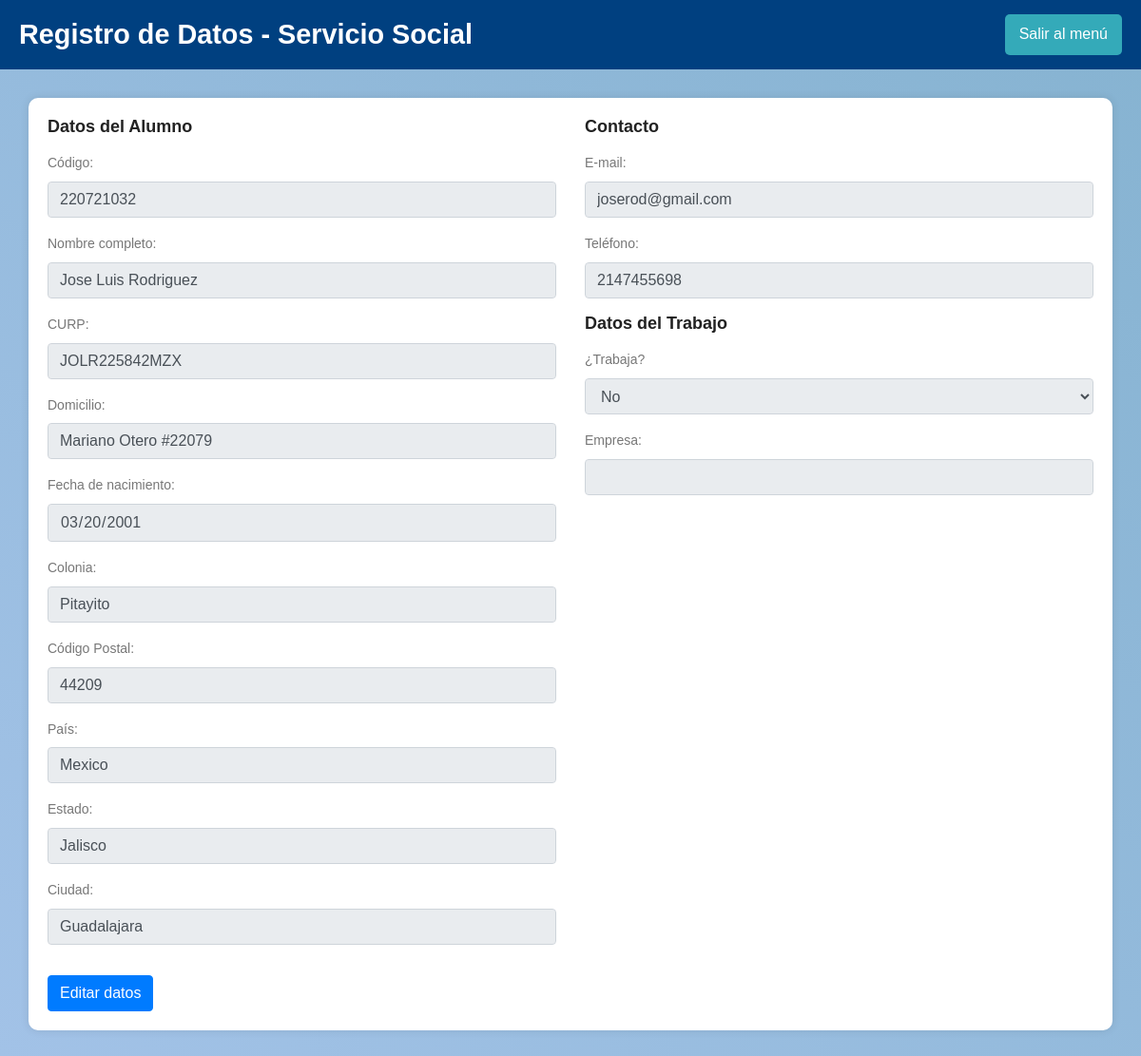
The app's page /src/datos_personales.php (signed in), older data.
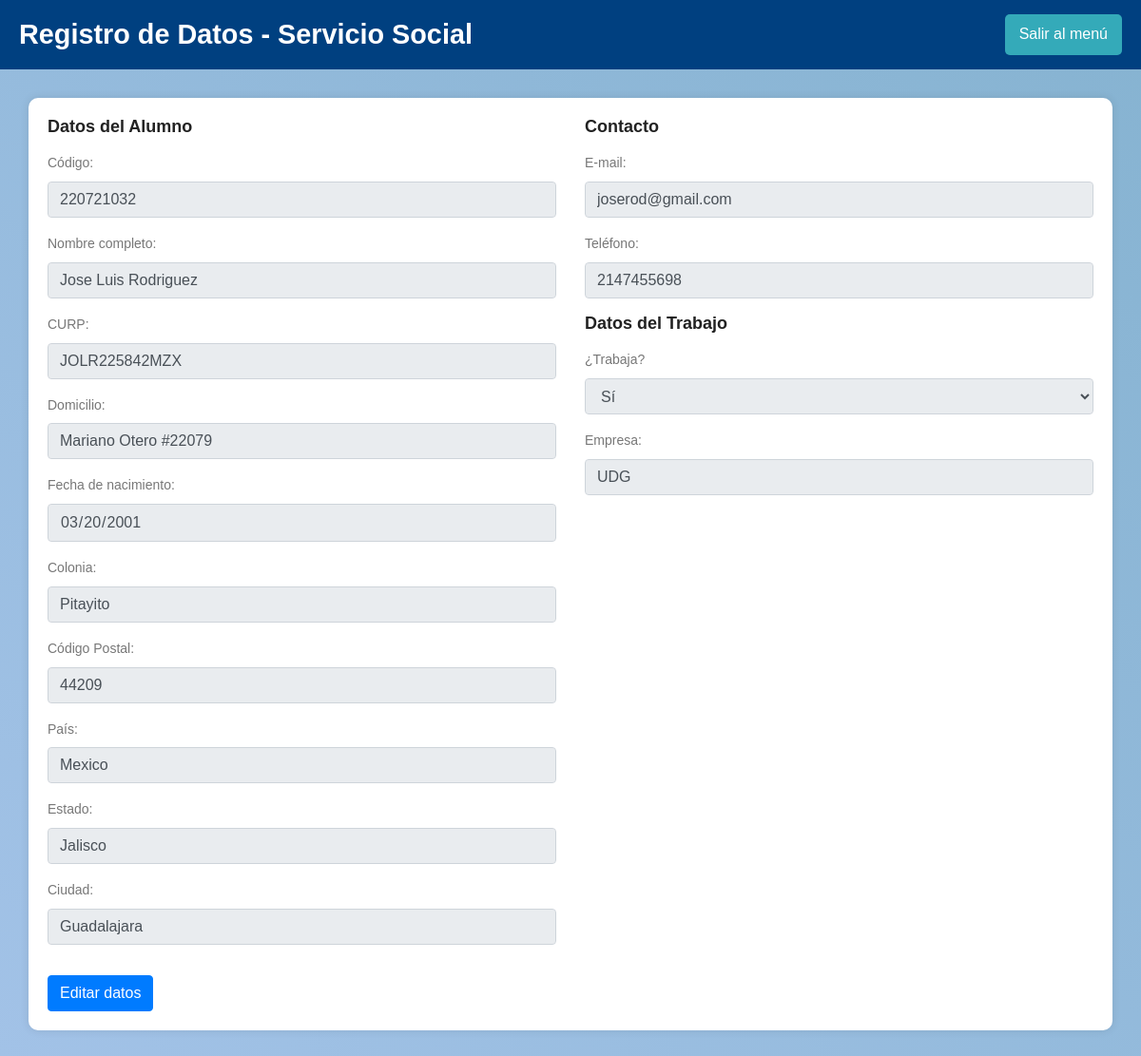
The same page, newer data.
### tables this page shows
CREATE TABLE IF NOT EXISTS `alumno` (
  `codigoAlumno` int NOT NULL,
  `nombreAlumno` varchar(50) NOT NULL,
  `curp` varchar(50) NOT NULL,
  `domicilio` varchar(50) NOT NULL,
  `fechaNac` date NOT NULL,
  `colonia` varchar(50) NOT NULL,
  `codigoPostal` int NOT NULL,
  `pais` varchar(50) NOT NULL,
  `estado` varchar(50) NOT NULL,
  `ciudad` varchar(50) NOT NULL,
  `correoAlumno` varchar(50) NOT NULL,
  `telefono` varchar(15) NOT NULL,
  `trabajoBool` tinyint(1) NOT NULL,
  `empresa` varchar(255) DEFAULT NULL,
  `IdUsuario` int NOT NULL,
  PRIMARY KEY (`codigoAlumno`),
  KEY `fk_alumnos_usuarios` (`IdUsuario`)
);

### src/datos_personales.php (the view, shortened to what the changed rows need)
<?php
$IdUsuario = $_SESSION['id_usuario'];
$conn = OpenCon();
$sql = "SELECT * FROM alumno WHERE IdUsuario = ?";
$stmt = $conn->prepare($sql);
$stmt->bind_param("i", $IdUsuario);
$stmt->execute();
$result = $stmt->get_result();
$alumno = $result->fetch_assoc() ?: [];
?>
<!DOCTYPE html>
<html lang="es">
<head>
    <link rel="stylesheet" href="../css/bootstrap.css">
    <link rel="stylesheet" href="../css/main.css">
</head>
<body>
    <div class="header">
        <h1>Registro de Datos - Servicio Social</h1>
    </div>
    <div class="container">
        <form method="POST" action="registro_datos.php" id="datosForm">
            <div class="row">
                <div class="col-md-6">
                    <div class="form-group">
                        <label for="codigo">Código:</label>
                        <input type="text" class="form-control" id="codigo" name="codigo"
                            value="<?= $alumno['codigoAlumno'] ?? '' ?>" required readonly>
                    </div>
                    <div class="form-group">
                        <label for="nombre_alumno">Nombre completo:</label>
                        <input type="text" class="form-control" id="nombre_alumno" name="nombre_alumno"
                            value="<?= $alumno['nombreAlumno'] ?? '' ?>" required readonly>
                    </div>
                    <div class="form-group">
                        <label for="curp">CURP:</label>
                        <input type="text" class="form-control" id="curp" name="curp"
                            value="<?= $alumno['curp'] ?? '' ?>" required readonly>
                    </div>
                    <div class="form-group">
                        <label for="domicilio">Domicilio:</label>
                        <input type="text" class="form-control" id="domicilio" name="domicilio"
                            value="<?= $alumno['domicilio'] ?? '' ?>" required readonly>
                    </div>
                    <div class="form-group">
                        <label for="fecha_nacimiento">Fecha de nacimiento:</label>
                        <input type="date" class="form-control" id="fecha_nacimiento" name="fecha_nacimiento"
                            value="<?= $alumno['fechaNac'] ?? '' ?>" required readonly>
                    </div>
                    <div class="form-group">
                        <label for="colonia">Colonia:</label>
                        <input type="text" class="form-control" id="colonia" name="colonia"
                            value="<?= $alumno['colonia'] ?? '' ?>" required readonly>
                    </div>
                    <div class="form-group">
                        <label for="codigo_postal">Código Postal:</label>
                        <input type="text" class="form-control" id="codigo_postal" name="codigo_postal"
                            value="<?= $alumno['codigoPostal'] ?? '' ?>" required readonly>
                    </div>
                    <div class="form-group">
                        <label for="pais">País:</label>
                        <input type="text" class="form-control" id="pais" name="pais"
                            value="<?= $alumno['pais'] ?? '' ?>" required <?= !empty($alumno) ? 'readonly' : '' ?>>
                    </div>
                    <div class="form-group">
                        <label for="estado">Estado:</label>
                        <input type="text" class="form-control" id="estado" name="estado"
                            value="<?= $alumno['estado'] ?? '' ?>" required <?= !empty($alumno) ? 'readonly' : '' ?>>
                    </div>
                    <div class="form-group">
                        <label for="ciudad">Ciudad:</label>
                        <input type="text" class="form-control" id="ciudad" name="ciudad"
                            value="<?= $alumno['ciudad'] ?? '' ?>" required <?= !empty($alumno) ? 'readonly' : '' ?>>
                    </div>
                </div>
                <div class="col-md-6">
                    <div class="form-group">
                        <label for="email">E-mail:</label>
                        <input type="email" class="form-control" id="email" name="email"
                            value="<?= $alumno['correoAlumno'] ?? '' ?>" required <?= !empty($alumno) ? 'readonly' : '' ?>>
                    </div>
                    <div class="form-group">
                        <label for="telefono">Teléfono:</label>
                        <input type="text" class="form-control" id="telefono" name="telefono"
                            value="<?= $alumno['telefono'] ?? '' ?>" required <?= !empty($alumno) ? 'readonly' : '' ?>>
                    </div>
                    <div class="form-group">
                        <label for="trabaja">¿Trabaja?</label>
                        <select class="form-control" id="trabaja" name="trabaja" required <?= !empty($alumno) ? 'disabled' : '' ?>>
                            <?php if (!empty($alumno)): ?>
                                <option value="1" <?= $alumno['trabajoBool'] == 1 ? 'selected' : '' ?>>Sí</option>
                                <option value="0" <?= $alumno['trabajoBool'] == 0 ? 'selected' : '' ?>>No</option>
                            <?php else: ?>
                                <option value="1">Sí</option>
                                <option value="0">No</option>
                            <?php endif; ?>
                        </select>
                    </div>
                    <div class="form-group">
                        <label for="empresa">Empresa:</label>
                        <input type="text" class="form-control" id="empresa" name="empresa"
    value="<?= $alumno['trabajoBool'] == 1 ? ($alumno['empresa'] ?? '') : '' ?>"
    <?= $alumno['trabajoBool'] == 1 ? 'readonly' : 'readonly' ?>>
                    </div>
                </div>
            </div>
        </form>
    </div>
</body>
</html>

Row changes from the older to the newer data that the page shows:
changed alumno "Jose Luis Rodriguez": trabaja "No" → "Sí"; empresa (not shown) → "UDG"
